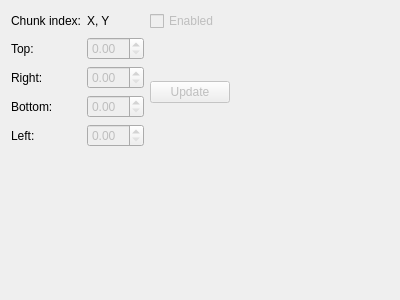
<?xml version="1.0" encoding="UTF-8"?>
<ui version="4.0">
 <class>WaterWidget</class>
 <widget class="QDialog" name="WaterWidget">
  <property name="geometry">
   <rect>
    <x>0</x>
    <y>0</y>
    <width>400</width>
    <height>300</height>
   </rect>
  </property>
  <property name="minimumSize">
   <size>
    <width>400</width>
    <height>300</height>
   </size>
  </property>
  <property name="maximumSize">
   <size>
    <width>400</width>
    <height>300</height>
   </size>
  </property>
  <property name="windowTitle">
   <string>Dialog</string>
  </property>
  <layout class="QVBoxLayout" name="verticalLayout_2">
   <item>
    <layout class="QGridLayout" name="gridLayout">
     <item row="1" column="0">
      <widget class="QLabel" name="label_2">
       <property name="text">
        <string>Top:</string>
       </property>
      </widget>
     </item>
     <item row="4" column="1">
      <widget class="QDoubleSpinBox" name="leftSpinBox">
       <property name="enabled">
        <bool>false</bool>
       </property>
      </widget>
     </item>
     <item row="0" column="1">
      <widget class="QLabel" name="chunkIndexLabel">
       <property name="text">
        <string>X, Y</string>
       </property>
      </widget>
     </item>
     <item row="0" column="0">
      <widget class="QLabel" name="label">
       <property name="text">
        <string>Chunk index:</string>
       </property>
      </widget>
     </item>
     <item row="2" column="1">
      <widget class="QDoubleSpinBox" name="rightSpinBox">
       <property name="enabled">
        <bool>false</bool>
       </property>
      </widget>
     </item>
     <item row="3" column="1">
      <widget class="QDoubleSpinBox" name="bottomSpinBox">
       <property name="enabled">
        <bool>false</bool>
       </property>
      </widget>
     </item>
     <item row="1" column="1">
      <widget class="QDoubleSpinBox" name="topSpinBox">
       <property name="enabled">
        <bool>false</bool>
       </property>
      </widget>
     </item>
     <item row="0" column="2">
      <widget class="QCheckBox" name="chunkWaterCheckBox">
       <property name="enabled">
        <bool>false</bool>
       </property>
       <property name="text">
        <string>Enabled</string>
       </property>
      </widget>
     </item>
     <item row="2" column="0">
      <widget class="QLabel" name="label_3">
       <property name="text">
        <string>Right:</string>
       </property>
      </widget>
     </item>
     <item row="3" column="0">
      <widget class="QLabel" name="label_4">
       <property name="text">
        <string>Bottom:</string>
       </property>
      </widget>
     </item>
     <item row="4" column="0">
      <widget class="QLabel" name="label_5">
       <property name="text">
        <string>Left:</string>
       </property>
      </widget>
     </item>
     <item row="3" column="4">
      <spacer name="horizontalSpacer">
       <property name="orientation">
        <enum>Qt::Horizontal</enum>
       </property>
       <property name="sizeHint" stdset="0">
        <size>
         <width>40</width>
         <height>20</height>
        </size>
       </property>
      </spacer>
     </item>
     <item row="1" column="2" rowspan="4">
      <layout class="QVBoxLayout" name="verticalLayout">
       <item>
        <widget class="QPushButton" name="updateButton">
         <property name="enabled">
          <bool>false</bool>
         </property>
         <property name="text">
          <string>Update</string>
         </property>
        </widget>
       </item>
      </layout>
     </item>
    </layout>
   </item>
   <item>
    <spacer name="verticalSpacer">
     <property name="orientation">
      <enum>Qt::Vertical</enum>
     </property>
     <property name="sizeHint" stdset="0">
      <size>
       <width>20</width>
       <height>40</height>
      </size>
     </property>
    </spacer>
   </item>
  </layout>
 </widget>
 <resources/>
 <connections/>
</ui>
